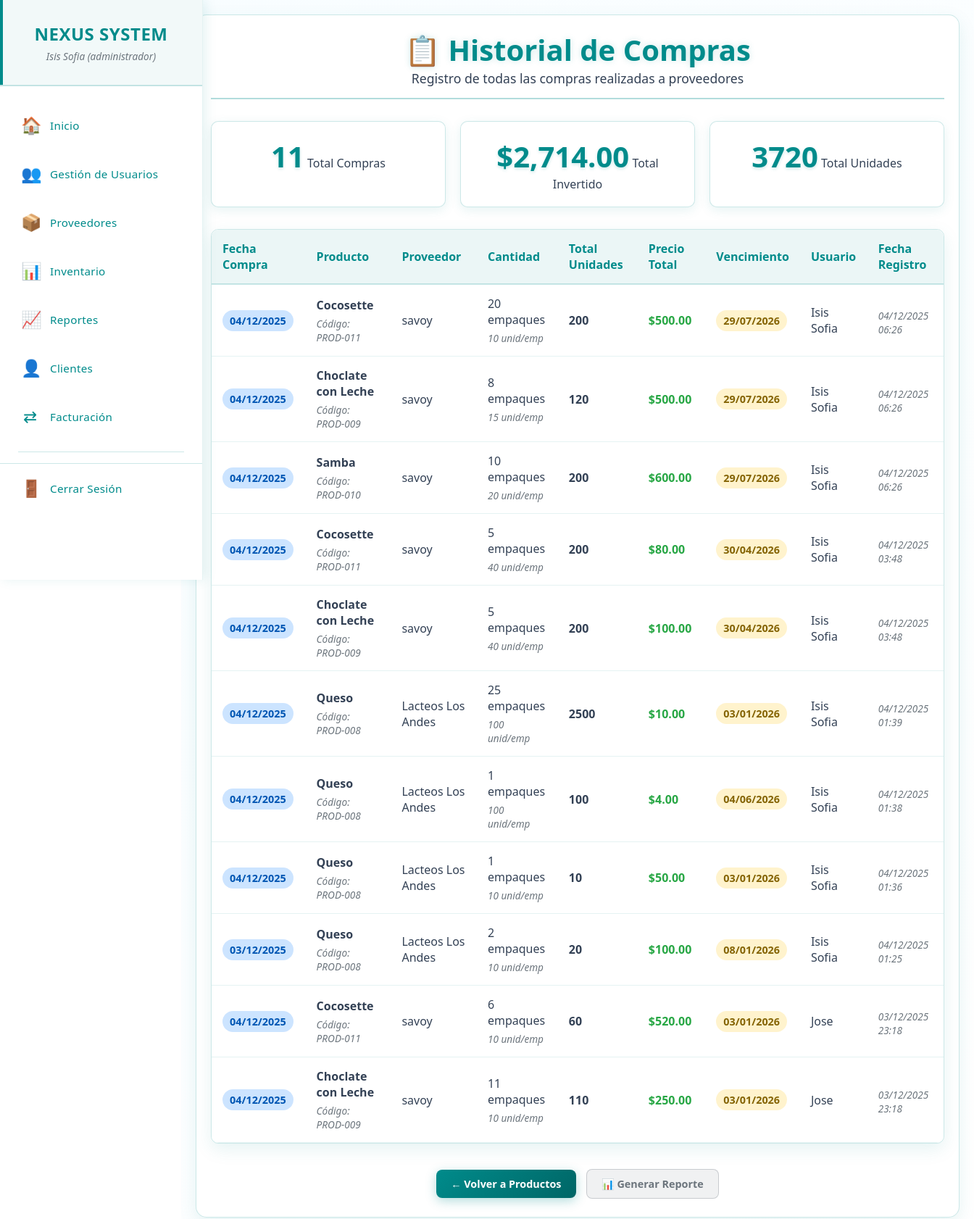
The page /historial_compras.php (signed in) on the database as committed earlier.
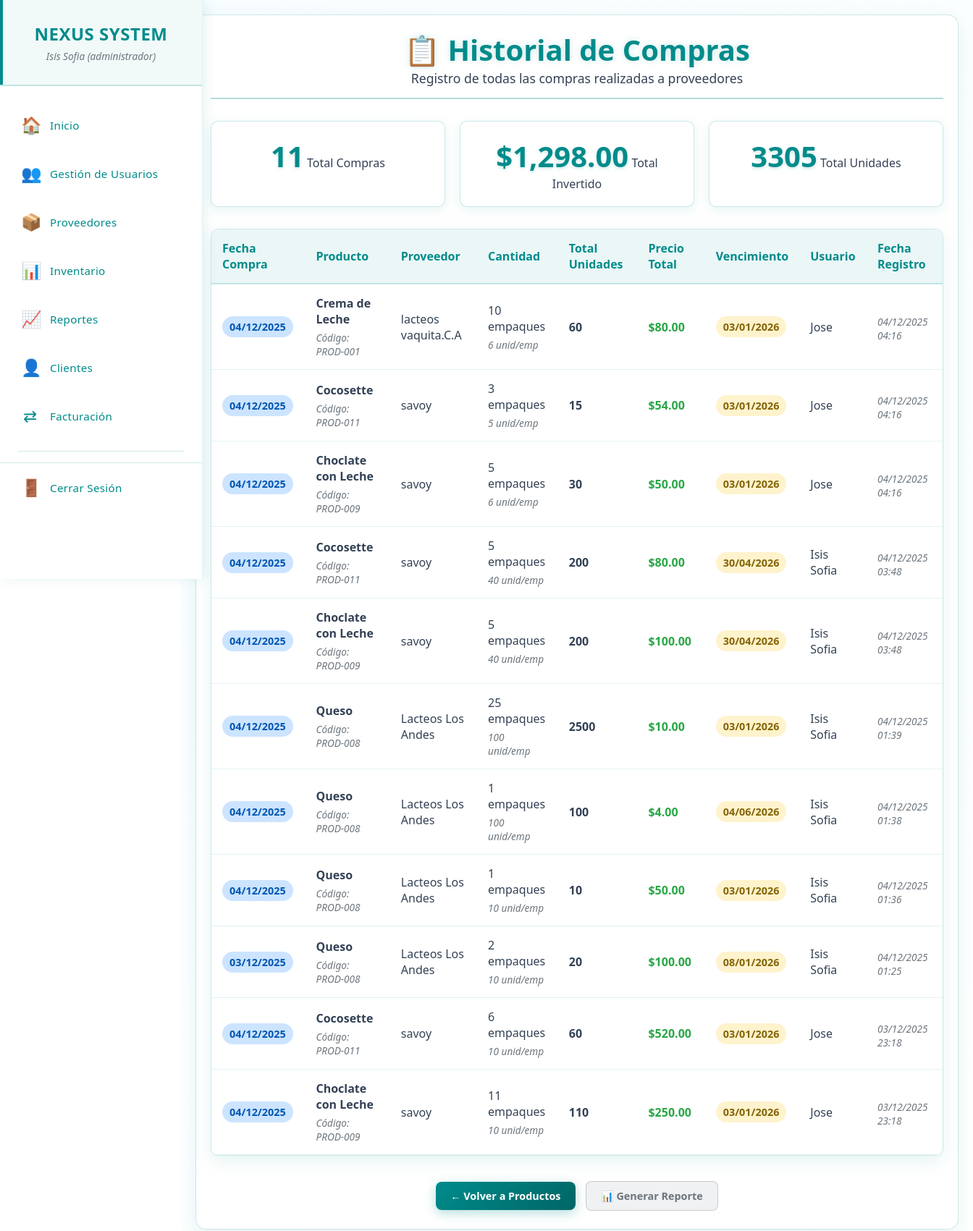
The same page on the database as committed later.
### tables this page shows
CREATE TABLE `historial_compras` (
  `id_historial` int(11) NOT NULL,
  `id_compra` int(11) NOT NULL,
  `id_producto_proveedor` int(11) NOT NULL,
  `cantidad_empaques` int(11) NOT NULL,
  `unidades_empaque` int(11) NOT NULL,
  `total_unidades` int(11) NOT NULL,
  `precio_total` decimal(10,2) NOT NULL,
  `fecha_compra` date NOT NULL,
  `fecha_vencimiento` date NOT NULL,
  `usuario_id` int(11) NOT NULL,
  `fecha_registro` timestamp NOT NULL DEFAULT current_timestamp()
);

CREATE TABLE `productos_proveedor` (
  `id_producto_proveedor` int(11) NOT NULL,
  `codigo_producto` varchar(50) NOT NULL,
  `nombre` varchar(255) NOT NULL,
  `id_categoria` int(11) NOT NULL,
  `id_subcategoria` int(11) DEFAULT NULL,
  `id_proveedor` int(11) NOT NULL,
  `precio_compra` decimal(10,2) NOT NULL,
  `unidad_medida` varchar(20) DEFAULT 'unidad',
  `fecha_compra` date DEFAULT NULL,
  `es_perecedero` tinyint(1) DEFAULT 0,
  `registro` timestamp NOT NULL DEFAULT current_timestamp(),
  `actualizacion` timestamp NOT NULL DEFAULT current_timestamp() ON UPDATE current_timestamp()
);

CREATE TABLE `proveedores` (
  `id_proveedor` int(11) NOT NULL,
  `nombres` varchar(255) NOT NULL,
  `nombre_comercial` varchar(255) NOT NULL,
  `rif` varchar(20) NOT NULL,
  `telefono` varchar(20) DEFAULT NULL,
  `email` varchar(100) DEFAULT NULL,
  `direccion` text DEFAULT NULL,
  `estado` enum('activo','inactivo') DEFAULT 'activo',
  `registro` timestamp NOT NULL DEFAULT current_timestamp(),
  `actualizacion` timestamp NOT NULL DEFAULT current_timestamp() ON UPDATE current_timestamp()
);

CREATE TABLE `usuario` (
  `id_usuario` int(11) NOT NULL,
  `usuario` varchar(50) NOT NULL,
  `nombre` varchar(100) NOT NULL,
  `apellido` varchar(100) NOT NULL,
  `contraseña` varchar(255) NOT NULL,
  `id_rol` int(11) NOT NULL,
  `activo` tinyint(1) DEFAULT 1
);

### permisos.php (called while the page is built, shortened)
<?php
class SistemaPermisos {
    private $permisos = [];
    public function __construct($permisosArray) {
        $this->permisos = $permisosArray;
    }
    public function puedeVer($modulo) {
        return isset($this->permisos[$modulo]['ver']) && $this->permisos[$modulo]['ver'];
    }
}
?>

### historial_compras.php (the view, shortened to what this page needs)
<?php
require_once 'menu.php';
require_once 'permisos.php';
try {
    $sql = "
        SELECT
            hc.*,
            pp.nombre as producto_nombre,
            pp.codigo_producto,
            p.nombre_comercial as proveedor_nombre,
            u.nombre as usuario_nombre
        FROM historial_compras hc
        JOIN productos_proveedor pp ON hc.id_producto_proveedor = pp.id_producto_proveedor
        JOIN proveedores p ON pp.id_proveedor = p.id_proveedor
        JOIN usuario u ON hc.usuario_id = u.id_usuario
        ORDER BY hc.fecha_registro DESC
    ";
    $stmt = $pdo->query($sql);
    $historial = $stmt->fetchAll(PDO::FETCH_ASSOC);
    $total_compras = count($historial);
    $total_invertido = array_sum(array_column($historial, 'precio_total'));
    $total_unidades = array_sum(array_column($historial, 'total_unidades'));
} catch (PDOException $e) {
    die("Error al consultar historial: " . $e->getMessage());
}
?>
<!DOCTYPE html>
<html lang="es">
<head>
    <link rel="stylesheet" href="css/proveedores.css">
</head>
<body>
   <main class="main-content">
        <div class="content-wrapper">
            <div class="container">
                <div class="header">
                    <h1>📋 Historial de Compras</h1>
                    <p>Registro de todas las compras realizadas a proveedores</p>
                </div>
                <div class="stats-container">
                    <div class="stat-card">
                        <span class="stat-number"><?php echo $total_compras; ?></span>
                        <span class="stat-label">Total Compras</span>
                    </div>
                    <div class="stat-card">
                        <span class="stat-number">$<?php echo number_format($total_invertido, 2); ?></span>
                        <span class="stat-label">Total Invertido</span>
                    </div>
                    <div class="stat-card">
                        <span class="stat-number"><?php echo $total_unidades; ?></span>
                        <span class="stat-label">Total Unidades</span>
                    </div>
                </div>
                <?php if ($total_compras > 0): ?>
                    <div class="table-container">
                        <table class="table">
                            <thead>
                                <tr>
                                    <th>Fecha Compra</th>
                                    <th>Producto</th>
                                    <th>Proveedor</th>
                                    <th>Cantidad</th>
                                    <th>Total Unidades</th>
                                    <th>Precio Total</th>
                                    <th>Vencimiento</th>
                                    <th>Usuario</th>
                                    <th>Fecha Registro</th>
                                </tr>
                            </thead>
                            <tbody>
                                <?php foreach ($historial as $row): ?>
                                    <tr>
                                        <td>
                                            <span class="badge badge-info">
                                                <?php echo date('d/m/Y', strtotime($row['fecha_compra'])); ?>
                                            </span>
                                        </td>
                                        <td>
                                            <strong><?php echo htmlspecialchars($row['producto_nombre']); ?></strong><br>
                                            <small>Código: <?php echo $row['codigo_producto']; ?></small>
                                        </td>
                                        <td><?php echo $row['proveedor_nombre']; ?></td>
                                        <td>
                                            <?php echo $row['cantidad_empaques']; ?> empaques<br>
                                            <small><?php echo $row['unidades_empaque']; ?> unid/emp</small>
                                        </td>
                                        <td style="font-weight: bold;">
                                            <?php echo $row['total_unidades']; ?>
                                        </td>
                                        <td style="font-weight: bold; color: #28a745;">
                                            $<?php echo number_format($row['precio_total'], 2); ?>
                                        </td>
                                        <td>
                                            <span class="badge badge-warning">
                                                <?php echo date('d/m/Y', strtotime($row['fecha_vencimiento'])); ?>
                                            </span>
                                        </td>
                                        <td><?php echo $row['usuario_nombre']; ?></td>
                                        <td>
                                            <small><?php echo date('d/m/Y H:i', strtotime($row['fecha_registro'])); ?></small>
                                        </td>
                                    </tr>
                                <?php endforeach; ?>
                            </tbody>
                        </table>
                    </div>
                <?php endif; ?>
                <div class="action-buttons">
                    <a href="productos_proveedores.php" class="btn btn-primary">← Volver a Productos</a>
                    <a href="reporte_compras.php" class="btn btn-secondary">📊 Generar Reporte</a>
                </div>
            </div>
        </div>
    </main>
</body>
</html>

### menu.php (shortened to what this page needs)
<?php
require_once 'permisos.php';
$sistemaPermisos = new SistemaPermisos($_SESSION['permisos']);
if (!isset($current_page)) {
    $current_page = basename($_SERVER['PHP_SELF']);
}
?>
<!DOCTYPE html>
<html lang="es">
<head>
    <link rel="stylesheet" href="css/menu.css">
</head>
<body>
    <div class="main-container">
        <nav class="sidebar">
            <div class="sidebar-header">
                <h2>NEXUS SYSTEM</h2>
                <div class="user-info">
                    <small><?php echo $_SESSION['nombre']; ?> (<?php echo $_SESSION['rol']; ?>)</small>
                </div>
            </div>
            <ul class="sidebar-menu">
                <li>
                    <a href="inicio.php" class="menu-item <?php echo $current_page == 'inicio.php' ? 'active' : ''; ?>">
                        <span class="menu-icon">🏠</span>
                        <span class="menu-text">Inicio</span>
                    </a>
                </li>
                <?php if ($sistemaPermisos->puedeVer('gestion_usuario')): ?>
                <li>
                    <a href="gestion_usuarios.php" class="menu-item <?php echo $current_page == 'gestion_usuarios.php' ? 'active' : ''; ?>">
                        <span class="menu-icon">👥</span>
                        <span class="menu-text">Gestión de Usuarios</span>
                    </a>
                </li>
                <?php endif; ?>
                <?php if ($sistemaPermisos->puedeVer('proveedores')): ?>
                <li>
                    <a href="proveedores.php" class="menu-item <?php echo $current_page == 'proveedores.php' ? 'active' : ''; ?>">
                        <span class="menu-icon">📦</span>
                        <span class="menu-text">Proveedores</span>
                    </a>
                </li>
                <?php endif; ?>
                <?php if ($sistemaPermisos->puedeVer('Inventario')): ?>
                <li>
                    <a href="productos.php" class="menu-item <?php echo $current_page == 'productos.php' ? 'active' : ''; ?>">
                        <span class="menu-icon">📊</span>
                        <span class="menu-text">Inventario</span>
                    </a>
                </li>
                <?php endif; ?>
                <?php if ($sistemaPermisos->puedeVer('reportes')): ?>
                <li>
                    <a href="reportes.php" class="menu-item <?php echo $current_page == 'reportes.php' ? 'active' : ''; ?>">
                        <span class="menu-icon">📈</span>
                        <span class="menu-text">Reportes</span>
                    </a>
                </li>
                <?php endif; ?>
                <?php if ($sistemaPermisos->puedeVer('clientes')): ?>
                <li>
                    <a href="clientes.php" class="menu-item <?php echo $current_page == 'clientes.php' ? 'active' : ''; ?>">
                        <span class="menu-icon">👤</span>
                        <span class="menu-text">Clientes</span>
                    </a>
                </li>
                <?php endif; ?>
                <li>
                    <a href="facturacion.php" class="menu-item <?php echo $current_page == 'facturacion.php' ? 'active' : ''; ?>">
                         <span class="menu-icon">⇄</span>
                        <span class="menu-text">Facturación</span>
                    </a>
                </li>
                <div class="menu-separator"></div>
                <li class="logout-item">
                    <a href="cerrar_sesion.php" class="menu-item">
                        <span class="menu-icon">🚪</span>
                        <span class="menu-text">Cerrar Sesión</span>
                    </a>
                </li>
            </ul>
        </nav>

### css/menu.css (style rules this page uses)
* { margin: 0; padding: 0; box-sizing: border-box; }
body { font-family: 'Segoe UI', Tahoma, Geneva, Verdana, sans-serif; background: #ffffff; color: #334155; overflow-x: hidden; }
.main-container { display: flex; min-height: 100vh; }
.sidebar { width: 280px; background: #ffffff; color: #008B8B; padding: 0; box-shadow: 4px 0 15px rgba(0, 139, 139, 0.1); position: fixed; height: 100vh; left: 0; top: 0; z-index: 1000; overflow-y: auto; border-right: 1px solid rgba(0, 139, 139, 0.1); }
.sidebar-header { padding: 30px 25px; text-align: center; border-bottom: 2px solid rgba(0, 139, 139, 0.2); margin-bottom: 20px; background: rgba(0, 139, 139, 0.05); position: relative; }
.sidebar-header::before { content: ''; position: absolute; top: 0; left: 0; width: 4px; height: 100%; background: #008B8B; }
.sidebar-header h2 { color: #008B8B; margin: 0; font-size: 1.5em; font-weight: 700; letter-spacing: 0.5px; }
.sidebar-menu { list-style: none; padding: 0; margin: 0; height: calc(100vh - 140px); overflow-y: auto; }
.sidebar-menu li { margin: 0; padding: 0; }
.menu-item { display: flex; align-items: center; padding: 18px 25px; color: #008B8B; text-decoration: none; transition: all 0.3s ease; border-left: 4px solid transparent; font-size: 1.1em; position: relative; }
.menu-icon { margin-right: 15px; font-size: 1.3em; width: 25px; text-align: center; transition: all 0.3s ease; color: #008B8B; }
.menu-text { font-size: 0.95rem; font-weight: 500; letter-spacing: 0.3px; color: #008B8B; }
.menu-separator { height: 1px; background: rgba(0, 139, 139, 0.2); margin: 15px 25px; }
.logout-item { margin-top: 30px; border-top: 1px solid rgba(0, 139, 139, 0.2); padding-top: 15px; }
.logout-item .menu-item { color: #008B8B; }
.main-content { flex: 1; margin-left: 280px; padding: 30px; background: #ffffff; min-height: 100vh; }

Rows that differ between the two databases and show on the page:
changed historial_compras: id_producto_proveedor.nombre "Cocosette" → "Crema de Leche"; id_producto_proveedor.codigo_producto "PROD-011" → "PROD-001"; proveedores.nombre_comercial "savoy" → "lacteos vaquita.C.A"; cantidad_empaques "20" → "10"; unidades_empaque "10" → "6"; total_unidades "200" → "60"; precio_total "500.00" → "80.00"; fecha_vencimiento "29/07/2026" → "03/01/2026"; usuario.nombre "Isis Sofia" → "Jose"; fecha_registro "04/12/2025 06:26" → "04/12/2025 04:16"
changed historial_compras (number 2 of 11 on the later page): id_producto_proveedor.nombre "Choclate con Leche" → "Cocosette"; id_producto_proveedor.codigo_producto "PROD-009" → "PROD-011"; cantidad_empaques "8" → "3"; unidades_empaque "15" → "5"; total_unidades "120" → "15"; precio_total "500.00" → "54.00"; fecha_vencimiento "29/07/2026" → "03/01/2026"; usuario.nombre "Isis Sofia" → "Jose"; fecha_registro "04/12/2025 06:26" → "04/12/2025 04:16"
changed historial_compras (number 3 of 11 on the later page): id_producto_proveedor.nombre "Samba" → "Choclate con Leche"; id_producto_proveedor.codigo_producto "PROD-010" → "PROD-009"; cantidad_empaques "10" → "5"; unidades_empaque "20" → "6"; total_unidades "200" → "30"; precio_total "600.00" → "50.00"; fecha_vencimiento "29/07/2026" → "03/01/2026"; usuario.nombre "Isis Sofia" → "Jose"; fecha_registro "04/12/2025 06:26" → "04/12/2025 04:16"
Other text that changed with them:
$total_invertido: "2,714.00" → "1,298.00"
$total_unidades: "3720" → "3305"
